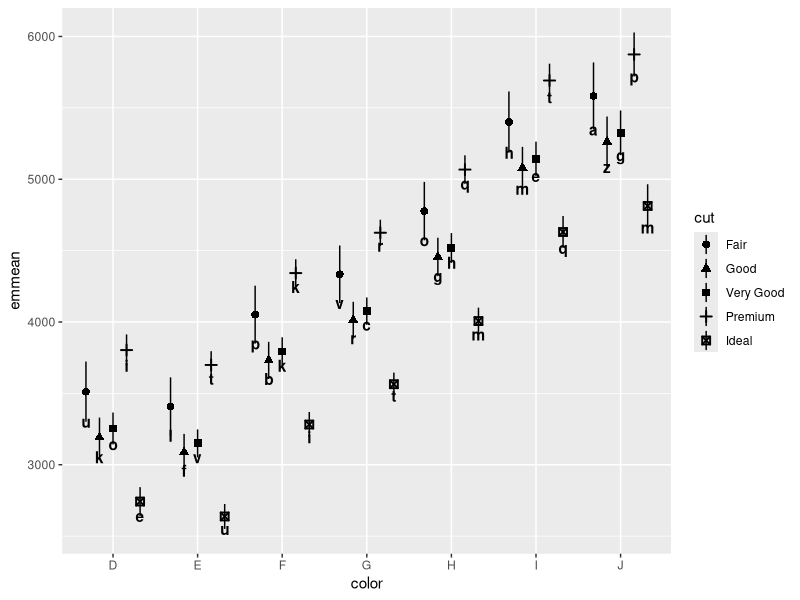

R code for this plot:
library(tidyverse)
library(ggplot2)
data("diamonds")
summary(diamonds)
m1 = lm(price~color+cut, data = diamonds)
emm1 = emmeans::emmeans(m1, ~color + cut)
emm1.df = 
  as_tibble(emm1) %>%
  mutate(My.labs = 
           sample(letters, 
                  size = length(as_tibble(emm1)$emmean),
                            replace = TRUE))
pd = position_dodge(width = 0.8)

p.base = 
  ggplot(emm1.df, aes(x = color, y = emmean,
                    shape = cut)) +
         geom_pointrange(aes(ymin = lower.CL,
                             ymax = upper.CL),
                         position = pd) 
p.base + geom_text(aes(label = My.labs,
                       y = lower.CL),
                   position = pd,
                   fontface = "bold")
